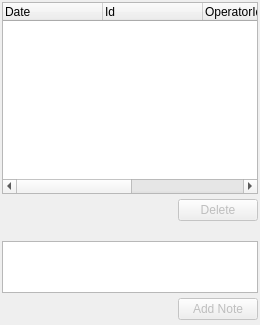
     <widget class="QWidget" name="tabNotes">
      <attribute name="title">
       <string comment="LBL_BLG_VISITOR_NOTES_TITLE">Notes</string>
      </attribute>
      <layout class="QVBoxLayout" name="verticalLayout_6">
       <property name="spacing">
        <number>5</number>
       </property>
       <property name="leftMargin">
        <number>2</number>
       </property>
       <property name="topMargin">
        <number>2</number>
       </property>
       <property name="rightMargin">
        <number>2</number>
       </property>
       <property name="bottomMargin">
        <number>5</number>
       </property>
       <item>
        <widget class="QTreeWidgetContext" name="twNotes">
         <property name="editTriggers">
          <set>QAbstractItemView::NoEditTriggers</set>
         </property>
         <property name="selectionMode">
          <enum>QAbstractItemView::ExtendedSelection</enum>
         </property>
         <property name="rootIsDecorated">
          <bool>false</bool>
         </property>
         <property name="wordWrap">
          <bool>true</bool>
         </property>
         <property name="columnCount">
          <number>5</number>
         </property>
         <column>
          <property name="text">
           <string comment="LBL_DATE">Date</string>
          </property>
         </column>
         <column>
          <property name="text">
           <string>Id</string>
          </property>
         </column>
         <column>
          <property name="text">
           <string>OperatorId</string>
          </property>
         </column>
         <column>
          <property name="text">
           <string comment="LBL_AUTHOR">Author</string>
          </property>
         </column>
         <column>
          <property name="text">
           <string comment="LBL_TEXT">Text</string>
          </property>
         </column>
        </widget>
       </item>
       <item>
        <layout class="QHBoxLayout" name="horizontalLayout_8">
         <item>
          <spacer name="horizontalSpacer_4">
           <property name="orientation">
            <enum>Qt::Horizontal</enum>
           </property>
           <property name="sizeHint" stdset="0">
            <size>
             <width>40</width>
             <height>20</height>
            </size>
           </property>
          </spacer>
         </item>
         <item>
          <widget class="QPushButton" name="pbNoteDelete">
           <property name="enabled">
            <bool>false</bool>
           </property>
           <property name="text">
            <string comment="LBL_DELETE">Delete</string>
           </property>
          </widget>
         </item>
        </layout>
       </item>
       <item>
        <widget class="QFrame" name="frame_2">
         <property name="minimumSize">
          <size>
           <width>0</width>
           <height>10</height>
          </size>
         </property>
         <property name="frameShape">
          <enum>QFrame::NoFrame</enum>
         </property>
         <property name="frameShadow">
          <enum>QFrame::Raised</enum>
         </property>
        </widget>
       </item>
       <item>
        <widget class="QPlainTextEdit" name="ptNote">
         <property name="maximumSize">
          <size>
           <width>16777215</width>
           <height>52</height>
          </size>
         </property>
        </widget>
       </item>
       <item>
        <layout class="QHBoxLayout" name="horizontalLayout_6">
         <item>
          <spacer name="horizontalSpacer_6">
           <property name="orientation">
            <enum>Qt::Horizontal</enum>
           </property>
           <property name="sizeHint" stdset="0">
            <size>
             <width>40</width>
             <height>20</height>
            </size>
           </property>
          </spacer>
         </item>
         <item>
          <widget class="QPushButton" name="pbNoteAdd">
           <property name="enabled">
            <bool>false</bool>
           </property>
           <property name="text">
            <string comment="LBL_DLG_VISITOR_NOTES_ADD">Add Note</string>
           </property>
          </widget>
         </item>
        </layout>
       </item>
      </layout>
     </widget>
